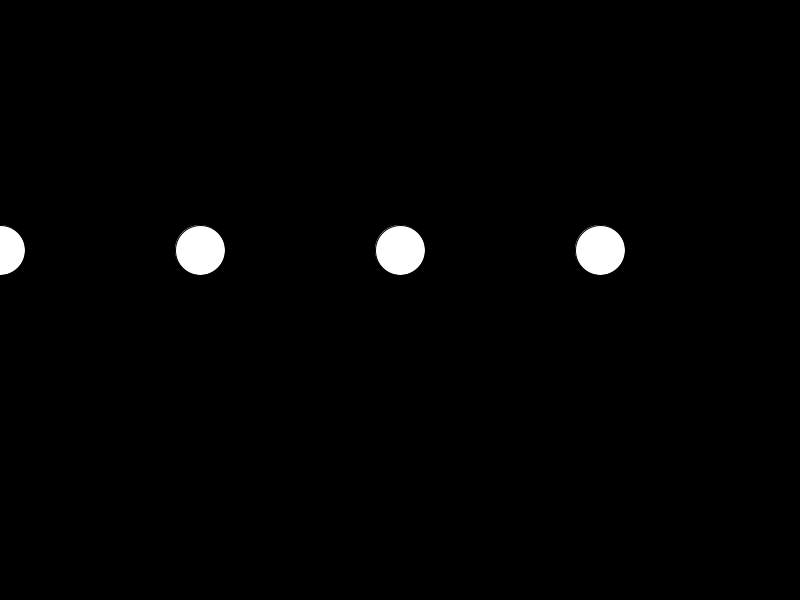
Frame 1 (no input)
Frame 60 (the mouse pressed at the canvas centre just before this capture): identical to frame 1, image omitted
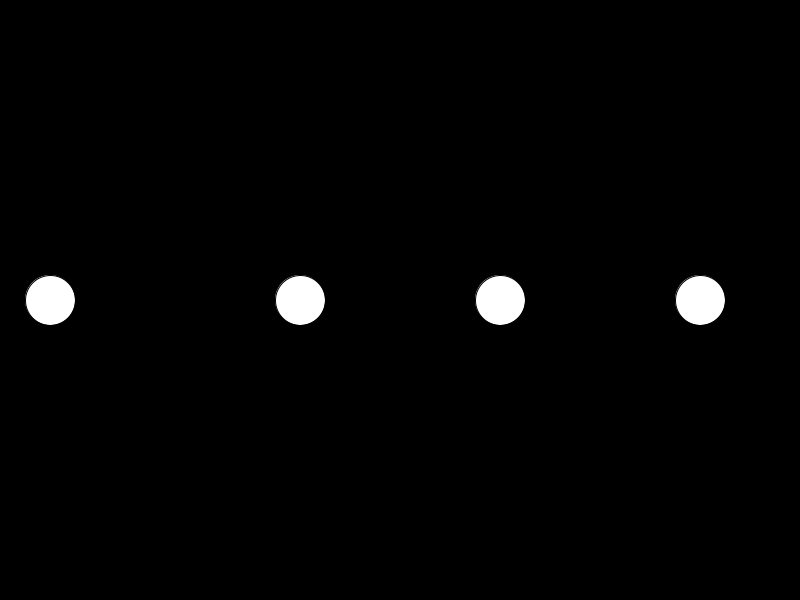
Frame 120 (the mouse held since frame 60 and released just before this capture)

The Processing sketch that drew these frames (run headless with seeded random() and noise(); from frame 60 on, the mouse is pressed at the canvas centre):

// Processing sketch: processing_82585
// ── processing_82585.pde

void setup() { 
  size(800,600);   
  
}

void draw() {
 
 background(0); 
  
 drawEyes(); 
  
}

void drawEyes() { 

  fill(255); 
  
  drawEye(200,400); 
  drawEye(400,600); 
  drawEye(600,800); 
  drawEye(0,100); 
  
 }

void drawEye(float minX, float maxX) { 
  
   ellipse(map(mouseX,0,800,minX,maxX), map(mouseY,0,600,250,350), 50, 50); 
 
  
}
